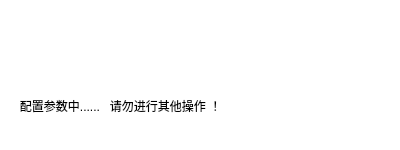
<?xml version="1.0" encoding="UTF-8"?>
<ui version="4.0">
 <class>Set_Wait</class>
 <widget class="QWidget" name="Set_Wait">
  <property name="geometry">
   <rect>
    <x>0</x>
    <y>0</y>
    <width>400</width>
    <height>150</height>
   </rect>
  </property>
  <property name="windowTitle">
   <string>Form</string>
  </property>
  <property name="styleSheet">
   <string notr="true">background-color: rgb(255, 255, 255);</string>
  </property>
  <widget class="QLabel" name="label">
   <property name="geometry">
    <rect>
     <x>0</x>
     <y>0</y>
     <width>400</width>
     <height>150</height>
    </rect>
   </property>
   <property name="styleSheet">
    <string notr="true">background-image: url(:/new/prefix1/img/note.png);</string>
   </property>
   <property name="text">
    <string/>
   </property>
  </widget>
  <widget class="QLabel" name="label_note">
   <property name="geometry">
    <rect>
     <x>10</x>
     <y>80</y>
     <width>381</width>
     <height>51</height>
    </rect>
   </property>
   <property name="styleSheet">
    <string notr="true">font: 12pt &quot;Ubuntu&quot;;
background:transparent</string>
   </property>
   <property name="text">
    <string>   配置参数中......   请勿进行其他操作 ！</string>
   </property>
   <property name="scaledContents">
    <bool>false</bool>
   </property>
  </widget>
 </widget>
 <resources/>
 <connections/>
</ui>
